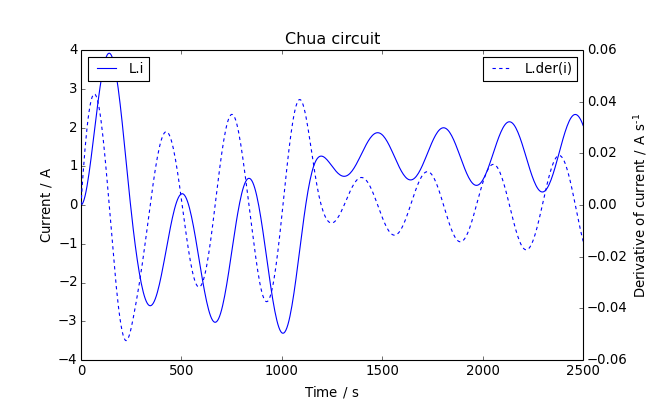

Source code (Python):
from modelicares import SimRes, save

sim = SimRes('ChuaCircuit.mat')
sim.plot(ynames1='L.i', ylabel1="Current",
         ynames2='L.der(i)', ylabel2="Derivative of current",
         title="Chua circuit")

plt.show()
